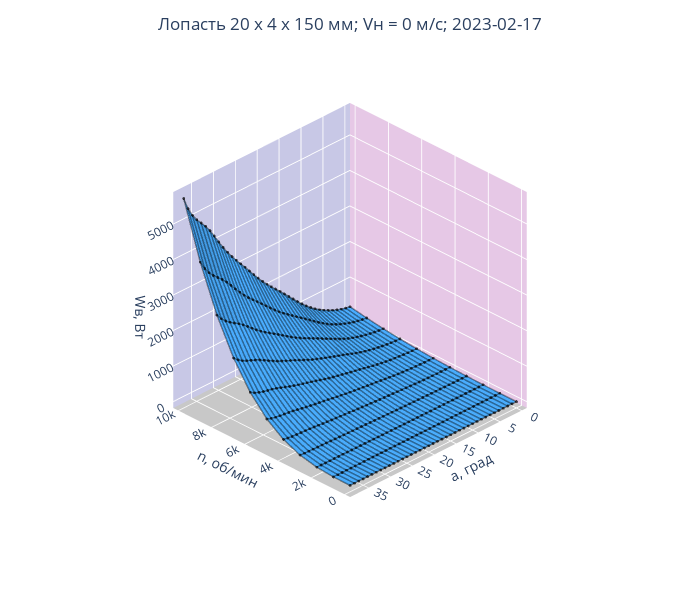

The cell this chart's notebook holds for it:
### Code cell
plot(w_m, w, 'Wв, Вт', [[0,'rgb(66, 170, 255)'], [1,  'rgb(66, 170, 255)']])
